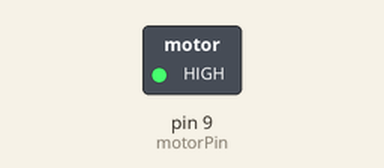
Recording of a sketch running on a simulated Arduino Uno, built with avr-gcc and run on an emulated ATmega328P. Parts: switched loads named in the sketch (green lamp = pin HIGH).

Above: at 1.5 s.
At 4.5 s:
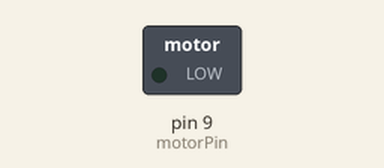
Timing chart, 0 to 7.8 s (numbered marks = the images above):
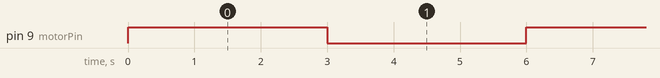

The sketch:

motoronthenoff.ino
```cpp
const int motorPin = 9;

void setup()
{
  pinMode(motorPin, OUTPUT);
  Serial.begin(9600);
}


void loop()
{
  motorOnThenOff();
}

void motorOnThenOff()
{
  int onTime = 3000;  // milliseconds to turn the motor on
  int offTime = 3000;

  digitalWrite(motorPin, HIGH); // turn the motor on (full speed)
  delay(onTime);                // delay for onTime milliseconds
  digitalWrite(motorPin, LOW);  // turn the motor off
  delay(offTime);               // delay for offTime milliseconds
}
```

Measured:
- by itself, pin 9 (motorPin): alternates HIGH for 3.0 s and LOW for 3.0 s
